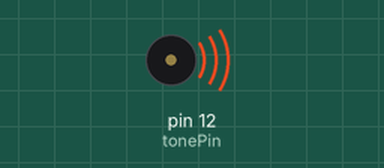
The sketch below on a simulated Arduino Uno, built with avr-gcc and run on an emulated ATmega328P. On the bench: buzzer (waves = sounding).

Above: at 0.3 s.
At 10.03 s:
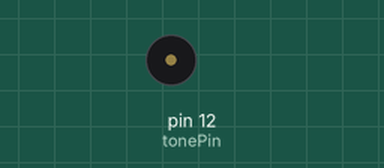
Timing chart, 0 to 12.0 s (numbered marks = the images above):
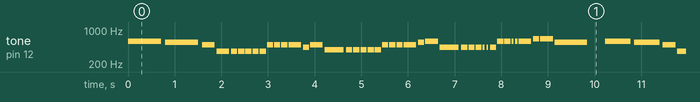

The sketch:

despacito.ino
```cpp
// Despacito
// Rudra DIY Crafts
int tonePin = 12;                               // Pin altavoz

void setup() {

}
void loop() {
  Despacito();

  }


void Despacito()
{
      tone(tonePin, 587, 709.720327982);
    delay(788.578142202);
    delay(10.3082110092);
    tone(tonePin, 554, 709.720327982);
    delay(788.578142202);
    delay(5.15410550459);
    tone(tonePin, 493, 273.683002294);
    delay(304.092224771);
    delay(5.15410550459);
    tone(tonePin, 369, 273.683002294);
    delay(304.092224771);
    delay(5.15410550459);
    tone(tonePin, 369, 134.52215367);
    delay(149.469059633);
    delay(5.15410550459);
    tone(tonePin, 369, 134.52215367);
    delay(149.469059633);
    delay(5.15410550459);
    tone(tonePin, 369, 134.52215367);
    delay(149.469059633);
    delay(5.15410550459);
    tone(tonePin, 369, 134.52215367);
    delay(149.469059633);
    delay(5.15410550459);
    tone(tonePin, 369, 134.52215367);
    delay(149.469059633);
    delay(5.15410550459);
    tone(tonePin, 493, 134.52215367);
    delay(149.469059633);
    delay(5.15410550459);
    tone(tonePin, 493, 134.52215367);
    delay(149.469059633);
    delay(5.15410550459);
    tone(tonePin, 493, 134.52215367);
    delay(149.469059633);
    delay(5.15410550459);
    tone(tonePin, 493, 273.683002294);
    delay(304.092224771);
    delay(5.15410550459);
    tone(tonePin, 440, 134.52215367);
    delay(149.469059633);
    delay(5.15410550459);
    tone(tonePin, 493, 273.683002294);
    delay(304.092224771);
    delay(5.15410550459);
    tone(tonePin, 391, 412.843850917);
    delay(458.715389908);
    delay(5.15410550459);
    tone(tonePin, 391, 134.52215367);
    delay(149.469059633);
    delay(5.15410550459);
    tone(tonePin, 391, 134.52215367);
    delay(149.469059633);
    delay(5.15410550459);
    tone(tonePin, 391, 134.52215367);
    delay(149.469059633);
    delay(5.15410550459);
    tone(tonePin, 391, 134.52215367);
    delay(149.469059633);
    delay(5.15410550459);
    tone(tonePin, 391, 134.52215367);
    delay(149.469059633);
    delay(5.15410550459);
    tone(tonePin, 493, 134.52215367);
    delay(149.469059633);
    delay(5.15410550459);
    tone(tonePin, 493, 134.52215367);
    delay(149.469059633);
    delay(5.15410550459);
    tone(tonePin, 493, 134.52215367);
    delay(149.469059633);
    delay(5.15410550459);
    tone(tonePin, 493, 273.683002294);
    delay(304.092224771);
    delay(5.15410550459);
    tone(tonePin, 554, 134.52215367);
    delay(149.469059633);
    delay(5.15410550459);
    tone(tonePin, 587, 273.683002294);
    delay(304.092224771);
    delay(5.15410550459);
    tone(tonePin, 440, 412.843850917);
    delay(458.715389908);
    delay(5.15410550459);
    tone(tonePin, 440, 134.52215367);
    delay(149.469059633);
    delay(5.15410550459);
    tone(tonePin, 440, 134.52215367);
    delay(149.469059633);
    delay(5.15410550459);
    tone(tonePin, 440, 134.52215367);
    delay(149.469059633);
    delay(5.15410550459);
    tone(tonePin, 440, 41.7482545872);
    delay(46.3869495413);
    delay(36.0787385321);
    tone(tonePin, 440, 37.109559633);
    delay(41.2328440367);
    delay(30.9246330275);
    tone(tonePin, 440, 134.52215367);
    delay(149.469059633);
    delay(5.15410550459);
    tone(tonePin, 587, 134.52215367);
    delay(149.469059633);
    delay(5.15410550459);
    tone(tonePin, 587, 134.52215367);
    delay(149.469059633);
    delay(5.15410550459);
    tone(tonePin, 587, 46.3869495413);
    delay(51.5410550459);
    delay(30.9246330275);
    tone(tonePin, 587, 46.3869495413);
    delay(51.5410550459);
    delay(20.6164220183);
    tone(tonePin, 587, 273.683002294);
    delay(304.092224771);
    delay(5.15410550459);
    tone(tonePin, 659, 134.52215367);
    delay(149.469059633);
    delay(5.15410550459);
    tone(tonePin, 659, 273.683002294);
    delay(304.092224771);
    delay(5.15410550459);
    tone(tonePin, 554, 691.165548165);
    delay(767.961720183);
    delay(314.40043578);
    tone(tonePin, 587, 552.004699541);
    delay(613.338555046);
    delay(5.15410550459);
    tone(tonePin, 554, 552.004699541);
    delay(613.338555046);
    delay(5.15410550459);
    tone(tonePin, 493, 273.683002294);
    delay(304.092224771);
    delay(5.15410550459);
    tone(tonePin, 369, 273.683002294);
    delay(304.092224771);
    delay(5.15410550459);
    tone(tonePin, 369, 134.52215367);
    delay(149.469059633);
    delay(5.15410550459);
    tone(tonePin, 369, 134.52215367);
    delay(149.469059633);
    delay(5.15410550459);
    tone(tonePin, 369, 134.52215367);
    delay(149.469059633);
    delay(5.15410550459);
    tone(tonePin, 369, 134.52215367);
    delay(149.469059633);
    delay(5.15410550459);
    tone(tonePin, 369, 134.52215367);
    delay(149.469059633);
    delay(5.15410550459);
    tone(tonePin, 493, 46.3869495413);
    delay(51.5410550459);
    delay(30.9246330275);
    tone(tonePin, 493, 46.3869495413);
    delay(51.5410550459);
    delay(20.6164220183);
    tone(tonePin, 493, 134.52215367);
    delay(149.469059633);
    delay(5.15410550459);
    tone(tonePin, 493, 134.52215367);
    delay(149.469059633);
    delay(5.15410550459);
    tone(tonePin, 493, 273.683002294);
    delay(304.092224771);
    delay(5.15410550459);
    tone(tonePin, 440, 134.52215367);
    delay(149.469059633);
    delay(5.15410550459);
    tone(tonePin, 493, 273.683002294);
    delay(304.092224771);
    delay(5.15410550459);
    tone(tonePin, 391, 273.683002294);
    delay(304.092224771);
    delay(159.777270642);
    tone(tonePin, 391, 134.52215367);
    delay(149.469059633);
    delay(5.15410550459);
    tone(tonePin, 391, 41.7482545872);
    delay(46.3869495413);
    delay(30.9246330275);
    tone(tonePin, 391, 37.109559633);
    delay(41.2328440367);
    delay(36.0787385321);
    tone(tonePin, 391, 134.52215367);
    delay(149.469059633);
    delay(5.15410550459);
    tone(tonePin, 391, 134.52215367);
    delay(149.469059633);
    delay(5.15410550459);
    tone(tonePin, 391, 134.52215367);
    delay(149.469059633);
    delay(5.15410550459);
    tone(tonePin, 493, 134.52215367);
    delay(149.469059633);
    delay(5.15410550459);
    tone(tonePin, 493, 134.52215367);
    delay(149.469059633);
    delay(5.15410550459);
    tone(tonePin, 493, 134.52215367);
    delay(149.469059633);
    delay(5.15410550459);
    tone(tonePin, 493, 273.683002294);
    delay(304.092224771);
    delay(5.15410550459);
    tone(tonePin, 554, 134.52215367);
    delay(149.469059633);
    delay(5.15410550459);
    tone(tonePin, 587, 273.683002294);
    delay(304.092224771);
    delay(5.15410550459);
    tone(tonePin, 440, 412.843850917);
    delay(458.715389908);
    delay(5.15410550459);
    tone(tonePin, 440, 134.52215367);
    delay(149.469059633);
    delay(5.15410550459);
    tone(tonePin, 440, 64.9417293578);
    delay(72.1574770642);
    delay(5.15410550459);
    tone(tonePin, 440, 64.9417293578);
    delay(72.1574770642);
    delay(5.15410550459);
    tone(tonePin, 440, 134.52215367);
    delay(149.469059633);
    delay(5.15410550459);
    tone(tonePin, 440, 134.52215367);
    delay(149.469059633);
    delay(5.15410550459);
    tone(tonePin, 440, 134.52215367);
    delay(149.469059633);
    delay(5.15410550459);
    tone(tonePin, 587, 134.52215367);
    delay(149.469059633);
    delay(5.15410550459);
    tone(tonePin, 587, 134.52215367);
    delay(149.469059633);
    delay(5.15410550459);
    tone(tonePin, 587, 51.0256444954);
    delay(56.6951605505);
    delay(30.9246330275);
    tone(tonePin, 587, 51.0256444954);
    delay(56.6951605505);
    delay(10.3082110092);
    tone(tonePin, 587, 134.52215367);
    delay(149.469059633);
    delay(5.15410550459);


}
```

Measured:
- by itself, tone on pin 12 (tonePin): plays 587 Hz for 0.71 s, 554 Hz for 0.71 s, 493 Hz for 0.27 s, 369 Hz for 0.27 s, 369 Hz for 0.13 s, 369 Hz for 0.13 s … (583 notes in this stretch)
